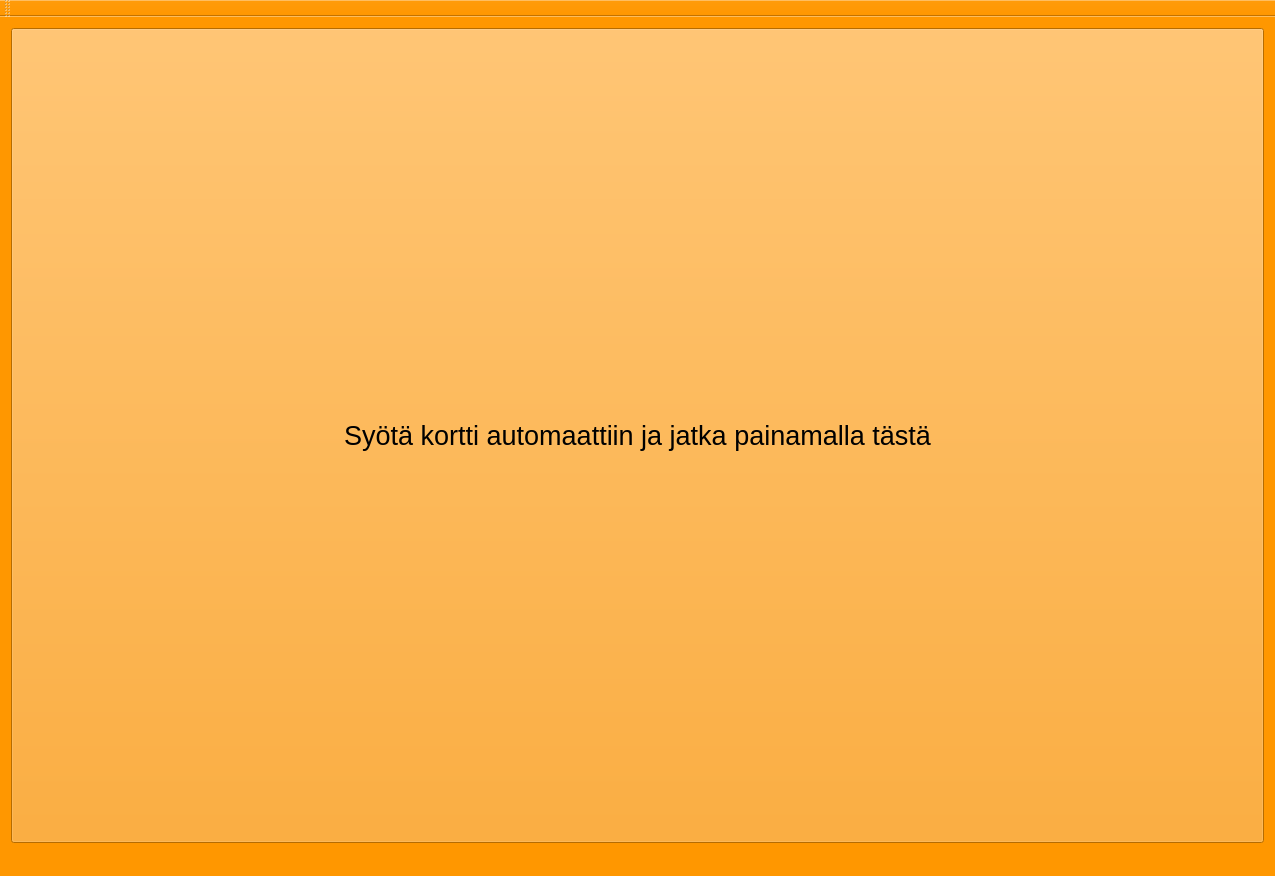
<?xml version="1.0" encoding="UTF-8"?>
<ui version="4.0">
 <class>MainWindow</class>
 <widget class="QMainWindow" name="MainWindow">
  <property name="geometry">
   <rect>
    <x>0</x>
    <y>0</y>
    <width>1275</width>
    <height>876</height>
   </rect>
  </property>
  <property name="windowTitle">
   <string>MainWindow</string>
  </property>
  <property name="styleSheet">
   <string notr="true">background-color: rgb(255, 151, 0);</string>
  </property>
  <widget class="QWidget" name="centralWidget">
   <layout class="QGridLayout" name="gridLayout">
    <item row="0" column="0">
     <widget class="QPushButton" name="pushButton_Ok">
      <property name="sizePolicy">
       <sizepolicy hsizetype="Minimum" vsizetype="Minimum">
        <horstretch>0</horstretch>
        <verstretch>0</verstretch>
       </sizepolicy>
      </property>
      <property name="font">
       <font>
        <pointsize>20</pointsize>
       </font>
      </property>
      <property name="text">
       <string>Syötä kortti automaattiin ja jatka painamalla tästä</string>
      </property>
     </widget>
    </item>
   </layout>
  </widget>
  <widget class="QToolBar" name="mainToolBar">
   <attribute name="toolBarArea">
    <enum>TopToolBarArea</enum>
   </attribute>
   <attribute name="toolBarBreak">
    <bool>false</bool>
   </attribute>
  </widget>
  <widget class="QStatusBar" name="statusBar"/>
 </widget>
 <layoutdefault spacing="6" margin="11"/>
 <resources/>
 <connections/>
</ui>
